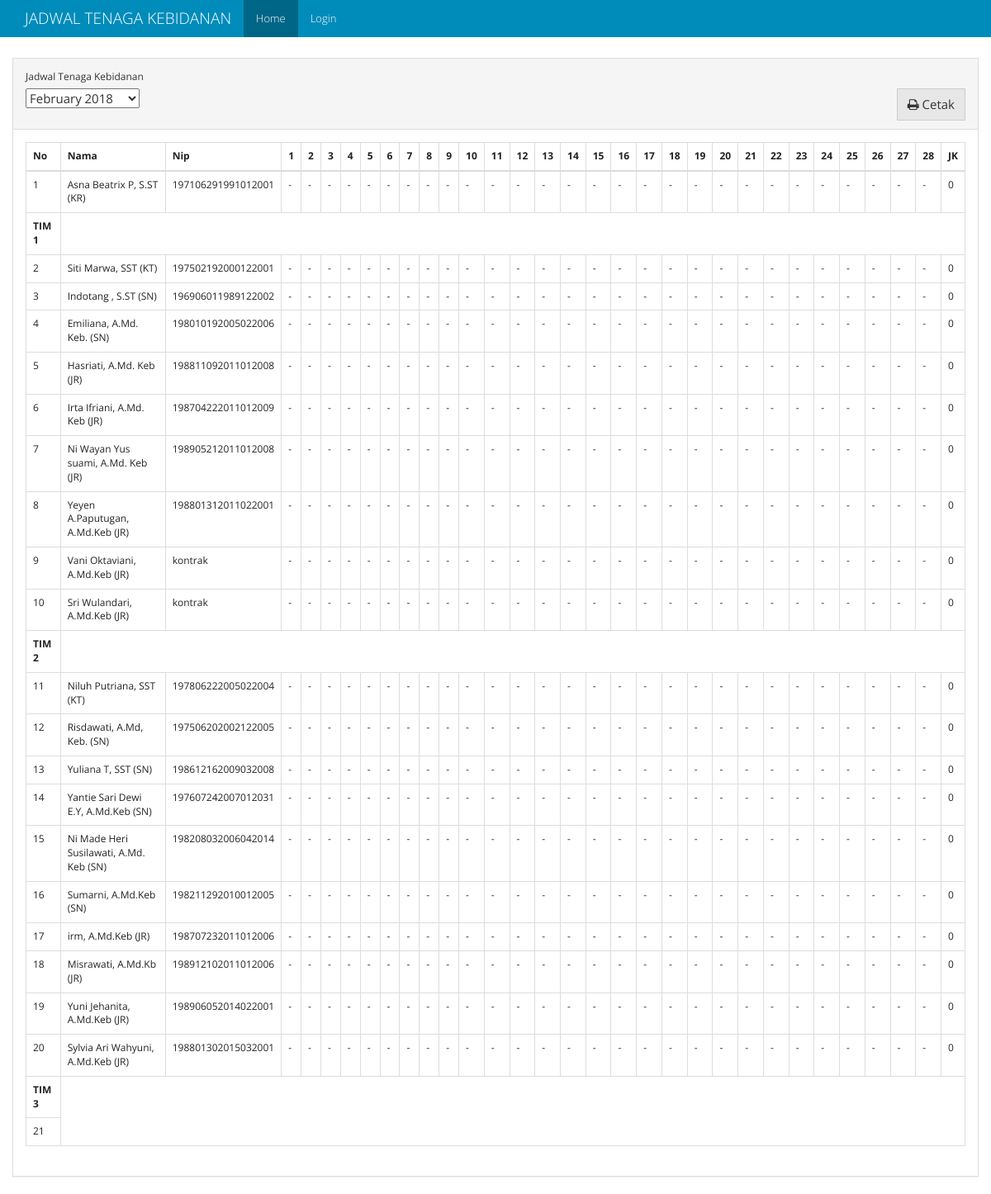
The page / on the database its author committed.
### models.py (models this page shows, shortened)
class Schedules(db.Model):
    id = db.Column(db.Integer, primary_key=True)
    periode_id = db.Column(db.Integer, db.ForeignKey("periode.id"), nullable=False)
    bidan_id = db.Column(db.Integer, db.ForeignKey("bidan.id", ondelete='SET NULL'), nullable=True)
    shift = db.Column(db.Text, default="", nullable=True)
    rest_shift = db.Column(db.Text, default="CLEAR", nullable=True)
    name = db.Column(db.String(50), nullable=True)
    nip = db.Column(db.String(20), nullable=True)
    officer = db.Column(db.String(20), nullable=True)
    tim = db.Column(db.String(10), nullable=True)

### views.py (the view)
@app.route("/", methods=['GET', 'POST'])
def homepage():
    table_query = Schedules.query \
        .join(Periode) \
        .add_columns(Schedules.id.label("schedule_id"), Schedules.officer, Schedules.nip, Schedules.name, Schedules.shift, Schedules.rest_shift, Schedules.tim, Periode.id, Periode.periode)
    table_periode = table_query.order_by(Periode.periode.desc()).group_by(Periode.periode).all()
    list_periode = []
    for periode in table_periode:
        pr = {}
        pr["id"] = periode.periode.strftime("%Y-%m-%d")
        pr["periode"] = periode.periode.strftime("%B %Y")
        list_periode.append(pr)
    if request.method == 'POST':
        periode_periode = request.form["select-periode"]
    else:
        periode_periode = list_periode[0]["id"]
    periode_split = periode_periode.split("-")
    periode_date = datetime.date(int(periode_split[0]), int(periode_split[1]), 1)
    days = calendar.monthrange(periode_date.year, periode_date.month)[1]
    kt = [shift_list(table_query.filter((Schedules.officer == "KT") & (Schedules.tim == "tim1")).filter(Periode.periode == periode_date).all()),
          shift_list(table_query.filter((Schedules.officer == "KT") & (Schedules.tim == "tim2")).filter(Periode.periode == periode_date).all()),
          shift_list(table_query.filter((Schedules.officer == "KT") & (Schedules.tim == "tim3")).filter(Periode.periode == periode_date).all())]
    tim = [shift_list(table_query.filter((Schedules.tim == "tim1") & (Schedules.officer != "KT")).filter(Periode.periode == periode_date).order_by(Schedules.bidan_id.asc()).all()),
           shift_list(table_query.filter((Schedules.tim == "tim2") & (Schedules.officer != "KT")).filter(Periode.periode == periode_date).order_by(Schedules.bidan_id.asc()).all()),
           shift_list(table_query.filter((Schedules.tim == "tim3") & (Schedules.officer != "KT")).filter(Periode.periode == periode_date).order_by(Schedules.bidan_id.asc()).all())]
    periode_schedule = {"kr": shift_list(table_query.filter(Schedules.officer == "KR").filter(Periode.periode == periode_date).all()),
                        "kt": kt, "tim": tim}
    return render_template('home.html', periode=list_periode, table=periode_schedule, periode_value=periode_periode, days=days)

### app.py (called while the page is built)
@app.before_request
def _before_request():
    g.user = current_user

### views.py (called while the page is built, shortened)
def get_hours_total(temp_obj):
    total_jam_kerja = 0
    p, s, m = 6, 6, 12
    total_rest = 0
    return total_jam_kerja

def shift_list(obj):
    new_obj = []
    for result in obj:
        temp_obj = {}
        temp_obj["id"] = result.id
        temp_obj["name"] = result.name
        temp_obj["officer"] = result.officer
        temp_obj["tim"] = result.tim
        temp_obj["nip"] = result.nip
        shift = ''.join(result.shift.split())
        if shift != "" and shift != "CLEAR":
            temp_obj["shift"] = result.shift.split(",")
        else:
            temp_obj["shift"] = None
        rest_shift = ''.join(result.rest_shift.split())
        if rest_shift != "" and rest_shift != "CLEAR":
            temp_obj["rest_shift"] = result.rest_shift.split(",")
        else:
            temp_obj["rest_shift"] = None
        temp_obj['total_jam_kerja'] = get_hours_total(temp_obj)
        temp_obj["schedule_id"] = result.schedule_id
        new_obj.append(temp_obj)
    return new_obj

### templates/home.html (shortened to what this page needs)
{% extends "base.html" %}
{% from "macro/shift_element.html" import shift_element %}
{% block class_container %}container-fluid{% endblock %}
{% block nav_home %} active {% endblock %}
{%  block content %}
<div class="panel panel-default">
		  <div class="panel-heading">
		  	  <div class="form-group">
		    <label for="select-periode">Jadwal Tenaga Kebidanan</label>
				  <form action="/" id="form-periode" class="form form-inline" method="post">
					  <select  name="select-periode" id="select-periode">
						{% for pr in periode %}
							<option value="{{pr['id']}}">{{pr['periode']}}</option>
						{% endfor %}
					  </select>
                      <button id="cetak-jadwal" class="btn btn-default pull-right"> <i class="fa fa-print" aria-hidden="true"></i>  Cetak</button>
				  </form>
		  </div>
		  </div>
		  <div class="panel-body">
                <table class="table table-bordered table-responsive">
                  <thead>
                    <tr>
                      <th>No</th>
                      <th>Nama</th>
                      <th>Nip</th>
                      {% for i in range(days) %}
                        <th>{{loop.index}}</th>
                      {% endfor %}
                        <th>JK</th>
                    </tr>
                  </thead>
                  <tbody>
                    <tr>
                      <td class="table-number">-</td>
                      {% for table in table['kr'] %}
                          <td>{{ table.name }} ({{table.officer}})</td>
                          <td>{{ table.nip|default('<unknown>', True) }}</td>
                          {{ shift_element(table,days) }}
                        <td>{{ table.total_jam_kerja}}</td>
                      {% endfor %}
                    </tr>
                    {% for i in range(0, (table['kt']) | length) %}
                        <tr>
                          <td><strong>TIM {{ loop.index }}</strong></td>
                        </tr>
                        <tr>
                          <td class="table-number">-</td>
                          {% for table in table['kt'][i] %}
                              <td>{{ table.name }} ({{table.officer}})</td>
                              <td>{{ table.nip|default('<unknown>', True) }}</td>
                              {{ shift_element(table,days) }}
                            <td>{{ table.total_jam_kerja}}</td>
                          {% endfor %}
                        </tr>
                        {% for table in table['tim'][i] %}
                          <tr>
                              <td class="table-number">-</td>
                              <td>{{ table.name }} ({{table.officer}})</td>
                              <td>{{ table.nip|default('<unknown>', True) }}</td>
                              {{ shift_element(table,days) }}
                              <td>{{ table.total_jam_kerja}}</td>
                          </tr>
                        {% endfor %}
                    {% endfor %}
                  </tbody>
                </table>
		  </div>
		</div>
{% endblock %}

### templates/base.html (shortened to what this page needs)
<!DOCTYPE html>
<html lang="en">
<head>
    <link rel="stylesheet" href="{{ url_for('static', filename='css/bootstrap.min.css')}}">
    <link rel="stylesheet" href="{{ url_for('static', filename='css/font-awesome.css')}}">
</head>
<body>
<nav class="navbar navbar-inverse navbar-fixed-top">
    <div class="container">
        <div class="navbar-header">
            <a class="navbar-brand" href="#">{% block branding %}JADWAL TENAGA KEBIDANAN{% endblock %}</a>
        </div>
        <div id="navbar" class="collapse navbar-collapse">
            <ul class="nav navbar-nav">
                <li class="{% block nav_home %}{% endblock %}"><a href="{{ url_for('homepage') }}">Home</a></li>
                {% if g.user.is_authenticated %}
                    <li class="{% block nav_penjadwalan %}{% endblock %}"><a href="{{ url_for('penjadwalan') }}">Penjadwalan</a></li>
                    <li class="{% block nav_setting %}{% endblock %}"><a href="{{ url_for('setting') }}">Pengaturan Proses</a></li>
                    <li class=""><a href="/admin/">Admin</a></li>
                    <li><a href="{{ url_for('logout') }}">Logout</a></li>
                {% else %}
                    <li class="{% block nav_login %}{% endblock %}"><a href="{{ url_for('login') }}">Login</a></li>
                {% endif %}
            </ul>
        </div>
    </div>
</nav>
<div class="{% block class_container %}container{% endblock %}" style="margin-top: 70px;">
    {% block content %}
    {% endblock %}
</div>
</body>
</html>

### templates/macro/shift_element.html
{% macro shift_element(table,days) %}
  {% if table.rest_shift %}
    {% for i in range(days) %}
        {% if table.rest_shift[i] != '-' %}
            <td><strong>{{ table.rest_shift[i] }}</strong></td>
        {% else %}
            {% if table.shift %}
                <td>{{ table.shift[i] }}</td>
            {% else %}
                <td><strong>-</strong></td>
            {% endif %}
        {% endif %}
    {% endfor %}
  {% elif table.shift %}
    {% for i in range(days) %}
        <td>{{ table.shift[i] }}</td>
    {% endfor %}
  {% else %}
    {% for i in range(days) %}
        <td>-</td>
    {% endfor %}
  {% endif %}
{% endmacro %}

### rows shown on the page
Schedules: name "Asna Beatrix P, S.ST", officer "KR", nip "197106291991012001", total_jam_kerja "0"
Schedules: name "Siti Marwa, SST", officer "KT", nip "197502192000122001", total_jam_kerja "0"
Schedules: name "Indotang , S.ST", officer "SN", nip "196906011989122002", total_jam_kerja "0"
Schedules: name "Emiliana, A.Md. Keb.", officer "SN", nip "198010192005022006", total_jam_kerja "0"
Schedules: name "Hasriati, A.Md. Keb", officer "JR", nip "198811092011012008", total_jam_kerja "0"
Schedules: name "Irta Ifriani, A.Md. Keb", officer "JR", nip "198704222011012009", total_jam_kerja "0"
Schedules: name "Ni Wayan Yus suami, A.Md. Keb", officer "JR", nip "198905212011012008", total_jam_kerja "0"
Schedules: name "Yeyen A.Paputugan, A.Md.Keb", officer "JR", nip "198801312011022001", total_jam_kerja "0"
Schedules: name "Vani Oktaviani, A.Md.Keb", officer "JR", nip "kontrak", total_jam_kerja "0"
Schedules: name "Sri Wulandari, A.Md.Keb", officer "JR", nip "kontrak", total_jam_kerja "0"
Schedules: name "Niluh Putriana, SST", officer "KT", nip "197806222005022004", total_jam_kerja "0"
Schedules: name "Risdawati, A.Md, Keb.", officer "SN", nip "197506202002122005", total_jam_kerja "0"
Schedules: name "Yuliana T, SST", officer "SN", nip "198612162009032008", total_jam_kerja "0"
Schedules: name "Yantie Sari Dewi E.Y, A.Md.Keb", officer "SN", nip "197607242007012031", total_jam_kerja "0"
Schedules: name "Ni Made Heri Susilawati, A.Md. Keb", officer "SN", nip "198208032006042014", total_jam_kerja "0"
Schedules: name "Sumarni, A.Md.Keb", officer "SN", nip "198211292010012005", total_jam_kerja "0"
Schedules: name "irm, A.Md.Keb", officer "JR", nip "198707232011012006", total_jam_kerja "0"
Schedules: name "Misrawati, A.Md.Kb", officer "JR", nip "198912102011012006", total_jam_kerja "0"
Schedules: name "Yuni Jehanita, A.Md.Keb", officer "JR", nip "198906052014022001", total_jam_kerja "0"
Schedules: name "Sylvia Ari Wahyuni, A.Md.Keb", officer "JR", nip "198801302015032001", total_jam_kerja "0"

### other values the page prints
form field select-periode "February 2018"
